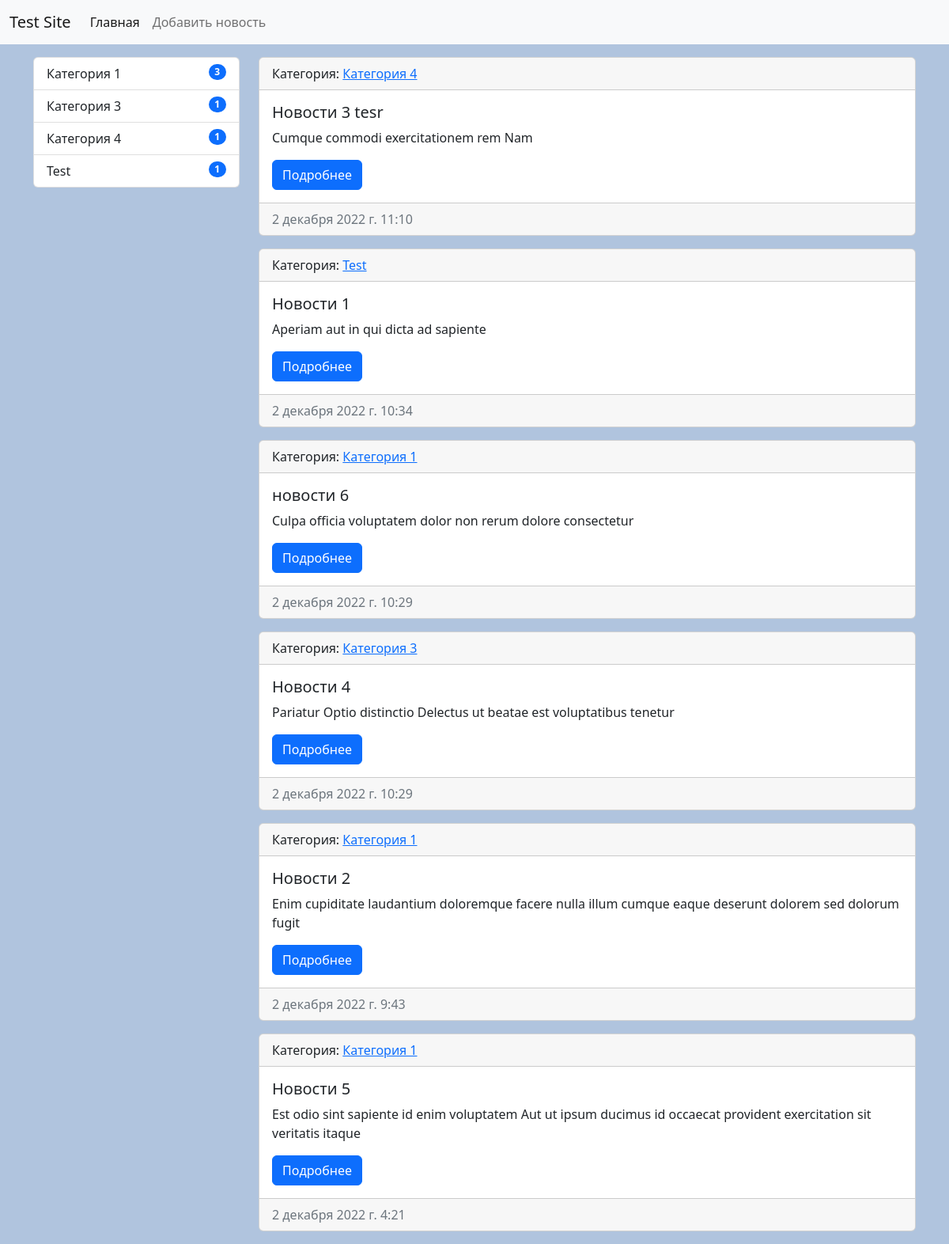
The page / on the database its author committed.
### news/models.py (models this page shows, shortened)
class Category(models.Model):
    title = models.CharField(max_length=150, db_index=True, verbose_name='Наимонавание')
    class Meta:
        verbose_name = 'Категория'
        verbose_name_plural = 'Категории'
        ordering = ['title']

class News(models.Model):
    title = models.CharField(max_length=150, verbose_name='Наимонавание')
    content = models.TextField(blank=True, verbose_name='Контент')
    created_at = models.DateTimeField(auto_now=True, verbose_name='Дата создание')
    updated_at = models.DateTimeField(auto_now_add=True, verbose_name='Дата обновление')
    photo = models.ImageField(upload_to='photos/%Y/%m/%d/', verbose_name='Фото', blank=True)
    is_published = models.BooleanField(default=True, verbose_name='Опубликованно')
    category = models.ForeignKey('Category', on_delete=models.PROTECT, verbose_name='Категории')
    views = models.IntegerField(default=0, verbose_name='Количество просмотров')
    class Meta:
        verbose_name = 'Новость'
        verbose_name_plural = 'Новости'
        ordering = ['-created_at']

### news/views.py (the view)
# urls.py: path('', HomeNews.as_view(), name='home'),
class HomeNews(ListView):
    model = News
    template_name=  'news/index.html'
    context_object_name = 'news'
    def get_context_data(self, **kwargs):
        context = super().get_context_data(**kwargs)
        return context
    def get_queryset(self):
        return News.objects.filter(is_published=True)

### news/templatetags/news_tags.py (called while the page is built)
@register.simple_tag()
def get_categories():
    return Category.objects.annotate(cnt=Count('news')).filter(cnt__gt=0)

### news/templates/news/index.html
{% extends 'base.html' %} {% block sidebar %} {% include 'inc/_sidebar.html' %}
{% endblock %} {% block content %} {% for item in news %}
<div class="card mb-3">
  <div class="card-header">
    Категория:
    <a href="{%  url 'category_show' item.category.id %}"
      >{{ item.category.title }}</a
    >
  </div>
  <div class="card-body d-flex">
    <div>
      <h5 class="card-title">{{ item.title }}</h5>
      <p class="card-text">{{ item.content }}</p>
      <a href="{%  url 'post_show' item.id %}" class="btn btn-primary"
        >Подробнее</a
      >
    </div>
  </div>
  <div class="card-footer text-muted">{{ item.created_at }}</div>
</div>
{% endfor %} {% endblock %}

### templates/inc/_sidebar.html
{% load news_tags %}
<div class="list-group">
  {% get_categories as categories %} {% for item in categories %}
  <a
    href="{%  url 'category_show' item.id %}"
    class="list-group-item list-group-item-action {% if category.id == item.id %} active {% endif %}"
    >{{ item.title }} <span class="badge bg-primary rounded-pill float-end">{{ item.cnt }}</span>
  </a>
  {% endfor %}
</div>

### mysite/static/css/style.css (style rules this page uses)
body { background-color: lightsteelblue !important ; }

### rows shown on the page
Category: title "Категория 1", cnt "3"
Category: title "Категория 3", cnt "1"
Category: title "Категория 4", cnt "1"
Category: title "Test", cnt "1"
News: category "Категория 4", title "Новости 3 tesr", content "Cumque commodi exercitationem rem Nam", created_at "2 декабря 2022 г. 11:10"
News: category "Test", title "Новости 1", content "Aperiam aut in qui dicta ad sapiente", created_at "2 декабря 2022 г. 10:34"
News: category "Категория 1", title "новости 6", content "Culpa officia voluptatem dolor non rerum dolore consectetur", created_at "2 декабря 2022 г. 10:29"
News: category "Категория 3", title "Новости 4", content "Pariatur Optio distinctio Delectus ut beatae est voluptatibus tenetur", created_at "2 декабря 2022 г. 10:29"
News: category "Категория 1", title "Новости 2", content "Enim cupiditate laudantium doloremque facere nulla illum cumque eaque deserunt dolorem sed dolorum fugit", created_at "2 декабря 2022 г. 9:43"
News: category "Категория 1", title "Новости 5", content "Est odio sint sapiente id enim voluptatem Aut ut ipsum ducimus id occaecat provident exercitation sit veritatis itaque", created_at "2 декабря 2022 г. 4:21"
